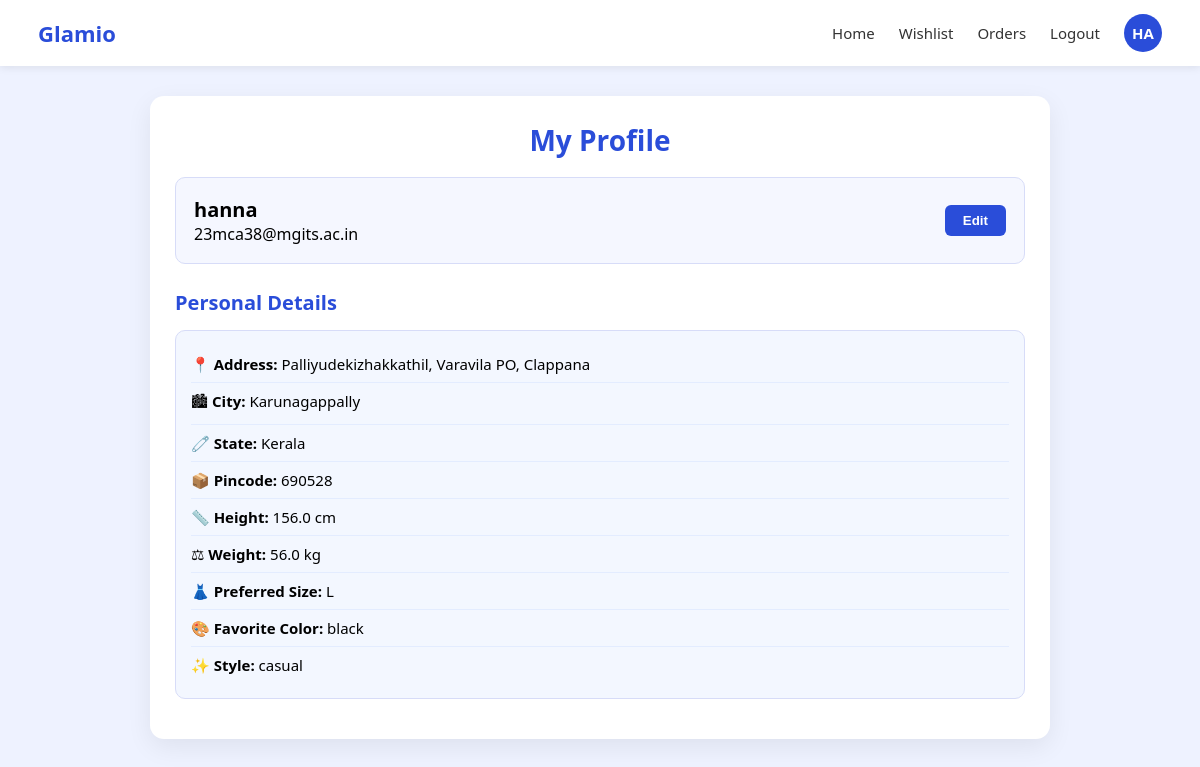
Before: /profileshow/ (signed in) with the older database file.
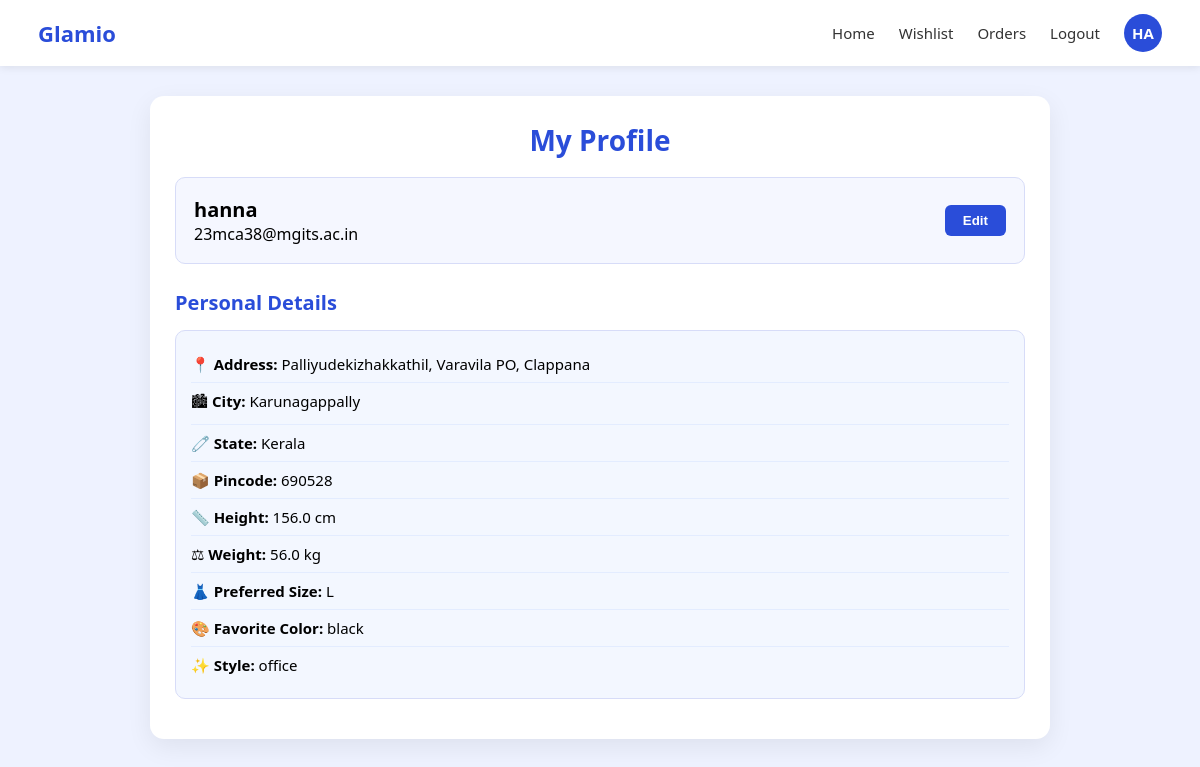
After: the same page with the newer database file.
### user_app/models.py (models this page shows)
class CustomUserModel(AbstractUser):
    full_name = models.CharField(max_length=100)
    mobile_no = models.CharField(max_length=15,unique=True)

class UserProfileModel(models.Model):
    user = models.OneToOneField(CustomUserModel,on_delete=models.CASCADE)
    address = models.TextField(blank=True,null=True)
    city = models.CharField(max_length=100,blank=True,null=True)
    state = models.CharField(max_length=100,blank=True,null=True)
    pincode = models.CharField(max_length=100,blank=True,null=True)
    height = models.FloatField(blank=True,null=True) #in cm
    weight = models.FloatField(blank=True,null=True)  #in kg
    body_shape = models.CharField(max_length=100,blank=True,null=True,
                                   choices=[('hourglass','Hourglass'),
                                           ('pear','Pear Shape'),
                                            ('apple','Apple Shape'),
                                            ('rectangle','Rectangle'),
                                            ('inverter_triangle',"Inverted Triangle"),
                                            ('diamond','Diamond Shape'),
                                            ('oval','Oval/Round')
                                            ])
    preferred_size = models.CharField(max_length=15,blank=True,null=True,
                                      choices=[
                                         ("XS","XS"), ("S","S"), ("M","M"),
                                         ("L","L"), ("XL","XL"), ("XXL","XXL"),
                                         ('3XL','3XL'),('4XL','4XL'),
                                         ])
    style_preference = models.CharField(max_length=100,blank=True,null=True,
                                        choices=[
                                         ("casual", "Casual"),
                                         ("office", "Office Wear"),
                                         ("party", "Party Wear"),
                                         ("ethnic", "Ethnic Wear"),
                                         ("sports", "Sportswear"),
                                        ])
    favorite_color = models.CharField(max_length=50, blank=True, null=True)

### user_app/views.py (the view)
# urls.py: path('profileshow/',ProfileShowView.as_view(),name="profile_show"),
class ProfileShowView(DetailView):
    model = UserProfileModel
    template_name = "profile_show.html"
    context_object_name = "profile"
    def get_object(self):
        return UserProfileModel.objects.get(user =self.request.user)

### user_app/templates/profile_show.html (shortened to what this page needs)
{% load static %}
<!doctype html>
<html lang="en">
<head>
</head>
<body>
<div class="navbar">
  <div class="logo">Glamio</div>
  <div class="nav-links">
    <a href="{% url 'home' %}">Home</a>
    <a href="">Wishlist</a>
    <a href="">Orders</a>
    <a href="{% url 'logout' %}">Logout</a>
    <div class="profile-circle">
      {{ user.full_name|slice:":2"|upper }}
    </div>
  </div>
</div>
<div class="profile-container">
  <div class="heading">My Profile</div>
  <div class="summary-box">
      <div>
        <div class="username">{{ user.full_name }} </div>
        <div>{{ user.email }}</div>
      </div>
      <a href="{% url 'profile_edit' %}">
        <button class="edit-btn">Edit</button>
      </a>
  </div>
  <div class="section">
    <div class="section-title">Personal Details</div>
    <div class="detail-box">
        <div class="detail-row">📍 <strong>Address:</strong> {{ profile.address }}</div>
        <div class="detail-row">🏙 <strong>City:</strong> {{ profile.city }}</div>
        <div class="detail-row">🧷 <strong>State:</strong> {{ profile.state }}</div>
        <div class="detail-row">📦 <strong>Pincode:</strong> {{ profile.pincode }}</div>
        <div class="detail-row">📏 <strong>Height:</strong> {{ profile.height }} cm</div>
        <div class="detail-row">⚖ <strong>Weight:</strong> {{ profile.weight }} kg</div>
        <div class="detail-row">👗 <strong>Preferred Size:</strong> {{ profile.preferred_size }}</div>
        <div class="detail-row">🎨 <strong>Favorite Color:</strong> {{ profile.favorite_color }}</div>
        <div class="detail-row">✨ <strong>Style:</strong> {{ profile.style_preference }}</div>
    </div>
  </div>
</div>
</body>
</html>

### user_app/templates/profile_show.html (style rules this page uses)
:root { --primary:#2a4dd9; --light:#f5f7ff; --border:#d7dcf8; --text:#1f1f1f; }
body { margin:0; font-family:'Segoe UI',sans-serif; background:#eef2ff; }
.navbar { display:flex; justify-content:space-between; align-items:center; padding:14px 38px; background:white; box-shadow:0 2px 8px rgba(0,0,0,0.08); position:sticky; top:0; z-index:10; }
.logo { font-weight:bold; font-size:22px; color:var(--primary); }
.nav-links { display:flex; gap:24px; font-size:15px; align-items:center; }
.nav-links a { text-decoration:none; color:#333; font-weight:500; }
.profile-circle { width:38px; height:38px; border-radius:50%; background:var(--primary); color:white; display:flex; justify-content:center; align-items:center; font-weight:bold; cursor:pointer; }
.profile-container { width:90%; max-width:850px; margin:30px auto; background:white; padding:25px; border-radius:14px; box-shadow:0px 8px 26px rgba(0,0,0,0.07); }
.heading { text-align:center; font-size:28px; font-weight:700; color:var(--primary); margin-bottom:18px; }
.summary-box { display:flex; justify-content:space-between; align-items:center; background:var(--light); padding:18px; border-radius:10px; border:1px solid var(--border); margin-bottom:25px; }
.username { font-size:20px; font-weight:600; }
.edit-btn { padding:8px 18px; border:none; background:var(--primary); color:white; cursor:pointer; border-radius:6px; font-weight:bold; }
.section { margin-top:25px; }
.section-title { font-size:20px; font-weight:bold; color:var(--primary); margin-bottom:14px; }
.detail-box { background:#f3f7ff; padding:15px; border-radius:10px; border:1px solid var(--border); margin-bottom:15px; }
.detail-row { padding:8px 0; font-size:15px; border-bottom:1px solid #e3ecff; }
.detail-row:last-child { border-bottom:0; }

Changed rows visible on the page:
changed UserProfileModel "Palliyudekizhakkathil, Varavila PO, Clappana": style_preference "casual" → "office"
